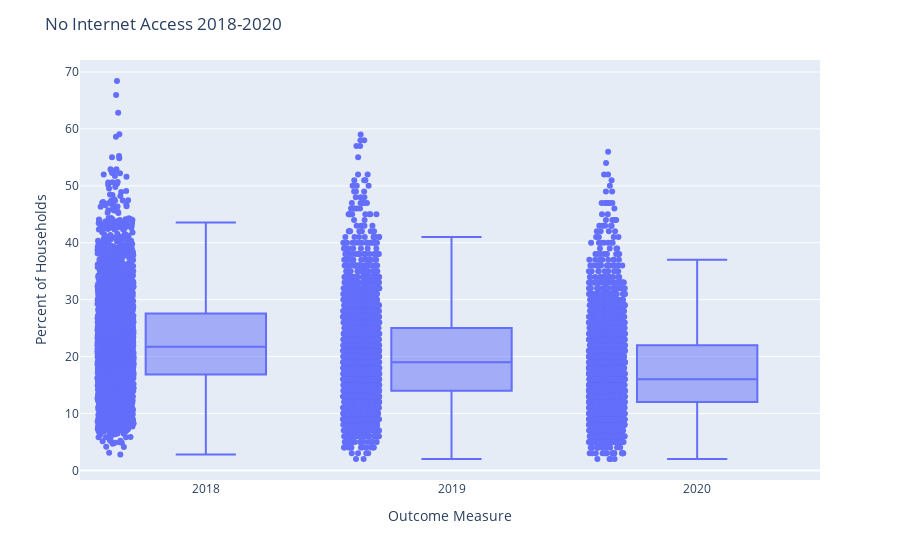

The code cell stored with this chart in its notebook:
### Code cell
fig_sdoh = px.box(
    df_long_sdoh[(df_long_sdoh["Outcome"] == "No Internet Access")],
    x="YEAR",
    y="Percent",
    points="all",     
    hover_data=["STATE", "COUNTY", "YEAR"],
)

fig_sdoh.update_layout(
    title="No Internet Access 2018-2020",
    xaxis_title="Outcome Measure",
    yaxis_title="Percent of Households",
)

fig_sdoh.write_image('box_whisker_internet.png')
fig_sdoh.show()

### Figure 1 — Plotly figure (JSON) as saved in the notebook; plotly's stock layout.template omitted (floating-point values rounded to 4 significant figures; data arrays with more than 128 entries replaced by an {"elided": "..."} marker saying what was removed)
{"data": [{"alignmentgroup": "True", "boxpoints": "all", "customdata": {"elided": "9427x2 str values"}, "hovertemplate": "YEAR=%{x}<br>Percent=%{y}<br>STATE=%{customdata[0]}<br>COUNTY=%{customdata[1]}<extra></extra>", "legendgroup": "", "marker": {"color": "#636efa"}, "name": "", "notched": false, "offsetgroup": "", "orientation": "v", "showlegend": false, "type": "box", "x": {"elided": "9427 int values"}, "x0": " ", "xaxis": "x", "y": {"elided": "9427 float values"}, "y0": " ", "yaxis": "y"}], "layout": {"boxmode": "group", "legend": {"tracegroupgap": 0}, "margin": {"t": 60}, "title": {"text": "No Internet Access 2018-2020"}, "xaxis": {"anchor": "y", "domain": [0, 1], "title": {"text": "Outcome Measure"}}, "yaxis": {"anchor": "x", "domain": [0, 1], "title": {"text": "Percent of Households"}}}}
